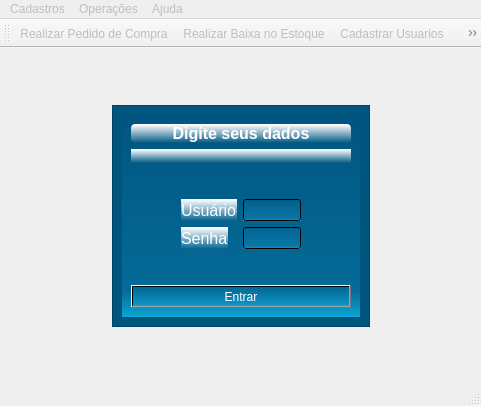
<?xml version="1.0" encoding="UTF-8"?>
<ui version="4.0">
 <class>principal</class>
 <widget class="QMainWindow" name="principal">
  <property name="geometry">
   <rect>
    <x>0</x>
    <y>0</y>
    <width>481</width>
    <height>406</height>
   </rect>
  </property>
  <property name="sizePolicy">
   <sizepolicy hsizetype="Maximum" vsizetype="Maximum">
    <horstretch>6</horstretch>
    <verstretch>0</verstretch>
   </sizepolicy>
  </property>
  <property name="minimumSize">
   <size>
    <width>100</width>
    <height>50</height>
   </size>
  </property>
  <property name="windowTitle">
   <string>Easy Estoque</string>
  </property>
  <property name="windowIcon">
   <iconset resource="img.qrc">
    <normaloff>:/newPrefix/images/logo.png</normaloff>:/newPrefix/images/logo.png</iconset>
  </property>
  <property name="styleSheet">
   <string notr="true"/>
  </property>
  <widget class="QWidget" name="centralwidget">
   <property name="maximumSize">
    <size>
     <width>700</width>
     <height>489</height>
    </size>
   </property>
   <layout class="QGridLayout" name="gridLayout_2">
    <item row="0" column="1">
     <spacer name="verticalSpacer">
      <property name="orientation">
       <enum>Qt::Vertical</enum>
      </property>
      <property name="sizeHint" stdset="0">
       <size>
        <width>20</width>
        <height>57</height>
       </size>
      </property>
     </spacer>
    </item>
    <item row="1" column="0">
     <spacer name="horizontalSpacer">
      <property name="orientation">
       <enum>Qt::Horizontal</enum>
      </property>
      <property name="sizeHint" stdset="0">
       <size>
        <width>152</width>
        <height>20</height>
       </size>
      </property>
     </spacer>
    </item>
    <item row="1" column="1">
     <widget class="QFrame" name="frame">
      <property name="styleSheet">
       <string notr="true">background-color: rgb(0, 85, 127);</string>
      </property>
      <property name="frameShape">
       <enum>QFrame::StyledPanel</enum>
      </property>
      <property name="frameShadow">
       <enum>QFrame::Raised</enum>
      </property>
      <layout class="QGridLayout" name="gridLayout">
       <item row="0" column="0">
        <widget class="QWidget" name="widget" native="true">
         <property name="font">
          <font>
           <pointsize>12</pointsize>
          </font>
         </property>
         <property name="styleSheet">
          <string notr="true">background-color: qlineargradient(spread:pad, x1:1, y1:1, x2:1, y2:0, stop:0 rgba(12, 166, 213, 255), stop:0.129032 rgba(19, 165, 218, 70), stop:1 rgba(74, 153, 255, 0));
color: rgb(255, 255, 255);</string>
         </property>
         <layout class="QVBoxLayout" name="verticalLayout">
          <item>
           <widget class="QLabel" name="label_3">
            <property name="font">
             <font>
              <pointsize>12</pointsize>
              <weight>75</weight>
              <bold>true</bold>
             </font>
            </property>
            <property name="styleSheet">
             <string notr="true">background-color: qlineargradient(spread:repeat, x1:1, y1:1, x2:1, y2:0, stop:0 rgba(255, 255, 255, 0), stop:0.973118 rgba(255, 255, 255, 1));
color: rgb(255, 255, 255);
border-radius:4px;</string>
            </property>
            <property name="text">
             <string>Digite seus dados</string>
            </property>
            <property name="alignment">
             <set>Qt::AlignCenter</set>
            </property>
           </widget>
          </item>
          <item>
           <widget class="QLabel" name="label_4">
            <property name="styleSheet">
             <string notr="true">background-color: qlineargradient(spread:repeat, x1:1, y1:1, x2:1, y2:0, stop:0 rgba(255, 255, 255, 0), stop:0.973118 rgba(255, 255, 255, 1));</string>
            </property>
            <property name="text">
             <string/>
            </property>
            <property name="pixmap">
             <pixmap resource="img.qrc">:/newPrefix/images/banner.png</pixmap>
            </property>
           </widget>
          </item>
          <item>
           <layout class="QFormLayout" name="formLayout">
            <property name="fieldGrowthPolicy">
             <enum>QFormLayout::AllNonFixedFieldsGrow</enum>
            </property>
            <property name="leftMargin">
             <number>50</number>
            </property>
            <property name="topMargin">
             <number>30</number>
            </property>
            <property name="rightMargin">
             <number>50</number>
            </property>
            <property name="bottomMargin">
             <number>30</number>
            </property>
            <item row="1" column="0">
             <widget class="QLabel" name="label">
              <property name="font">
               <font>
                <pointsize>12</pointsize>
               </font>
              </property>
              <property name="styleSheet">
               <string notr="true">background-color: qlineargradient(spread:repeat, x1:1, y1:1, x2:1, y2:0, stop:0 rgba(255, 255, 255, 0), stop:0.973118 rgba(255, 255, 255, 1));</string>
              </property>
              <property name="text">
               <string>Usuário</string>
              </property>
             </widget>
            </item>
            <item row="1" column="1">
             <widget class="QLineEdit" name="EditUser">
              <property name="styleSheet">
               <string notr="true">color: rgb(0, 0, 0);</string>
              </property>
             </widget>
            </item>
            <item row="2" column="0">
             <widget class="QLabel" name="label_2">
              <property name="font">
               <font>
                <pointsize>12</pointsize>
               </font>
              </property>
              <property name="styleSheet">
               <string notr="true">background-color: qlineargradient(spread:repeat, x1:1, y1:1, x2:1, y2:0, stop:0 rgba(255, 255, 255, 0), stop:0.973118 rgba(255, 255, 255, 1));</string>
              </property>
              <property name="text">
               <string>Senha</string>
              </property>
             </widget>
            </item>
            <item row="2" column="1">
             <widget class="QLineEdit" name="EditSenha">
              <property name="styleSheet">
               <string notr="true">color: rgb(0, 0, 0);</string>
              </property>
              <property name="echoMode">
               <enum>QLineEdit::Password</enum>
              </property>
             </widget>
            </item>
           </layout>
          </item>
          <item>
           <widget class="QPushButton" name="btEntrar">
            <property name="focusPolicy">
             <enum>Qt::StrongFocus</enum>
            </property>
            <property name="text">
             <string>Entrar</string>
            </property>
           </widget>
          </item>
         </layout>
        </widget>
       </item>
      </layout>
     </widget>
    </item>
    <item row="1" column="2">
     <spacer name="horizontalSpacer_2">
      <property name="orientation">
       <enum>Qt::Horizontal</enum>
      </property>
      <property name="sizeHint" stdset="0">
       <size>
        <width>151</width>
        <height>20</height>
       </size>
      </property>
     </spacer>
    </item>
    <item row="2" column="1">
     <spacer name="verticalSpacer_2">
      <property name="orientation">
       <enum>Qt::Vertical</enum>
      </property>
      <property name="sizeHint" stdset="0">
       <size>
        <width>20</width>
        <height>56</height>
       </size>
      </property>
     </spacer>
    </item>
   </layout>
  </widget>
  <widget class="QMenuBar" name="menubar">
   <property name="enabled">
    <bool>false</bool>
   </property>
   <property name="geometry">
    <rect>
     <x>0</x>
     <y>0</y>
     <width>481</width>
     <height>25</height>
    </rect>
   </property>
   <property name="styleSheet">
    <string notr="true"/>
   </property>
   <widget class="QMenu" name="menuCadastros">
    <property name="title">
     <string>Cadastros</string>
    </property>
    <addaction name="actionCadastrar_Equipamentos"/>
    <addaction name="actionCadastrar_Tecnicos"/>
    <addaction name="actionCadastrar_Usuarios"/>
    <addaction name="actionCadastrar_Departamentos"/>
    <addaction name="actionCadastrar_SubDepartamentos"/>
   </widget>
   <widget class="QMenu" name="menuPedidos">
    <property name="title">
     <string>Operações</string>
    </property>
    <addaction name="actionRealizar_Pedido_de_Compra"/>
    <addaction name="actionRealizar_Baixa_no_Estoque"/>
   </widget>
   <widget class="QMenu" name="menuAjuda">
    <property name="title">
     <string>Ajuda</string>
    </property>
    <addaction name="separator"/>
    <addaction name="actionDocumenta_o"/>
    <addaction name="actionAjuda_Programa"/>
    <addaction name="separator"/>
    <addaction name="actionSobre"/>
   </widget>
   <addaction name="menuCadastros"/>
   <addaction name="menuPedidos"/>
   <addaction name="menuAjuda"/>
  </widget>
  <widget class="QStatusBar" name="statusbar"/>
  <widget class="QToolBar" name="toolBar">
   <property name="enabled">
    <bool>false</bool>
   </property>
   <property name="windowTitle">
    <string>toolBar</string>
   </property>
   <property name="iconSize">
    <size>
     <width>32</width>
     <height>32</height>
    </size>
   </property>
   <property name="floatable">
    <bool>true</bool>
   </property>
   <attribute name="toolBarArea">
    <enum>TopToolBarArea</enum>
   </attribute>
   <attribute name="toolBarBreak">
    <bool>false</bool>
   </attribute>
   <addaction name="actionRealizar_Pedido_de_Compra"/>
   <addaction name="actionRealizar_Baixa_no_Estoque"/>
   <addaction name="actionCadastrar_Usuarios"/>
   <addaction name="actionCadastrar_Tecnicos"/>
   <addaction name="actionCadastrar_Equipamentos"/>
   <addaction name="actionCadastrar_Departamentos"/>
   <addaction name="actionCadastrar_SubDepartamentos"/>
   <addaction name="separator"/>
   <addaction name="actionSair"/>
  </widget>
  <action name="actionCadastrar_Usuarios">
   <property name="checkable">
    <bool>false</bool>
   </property>
   <property name="enabled">
    <bool>true</bool>
   </property>
   <property name="icon">
    <iconset resource="img.qrc">
     <normaloff>:/newPrefix/images/User-icon.png</normaloff>:/newPrefix/images/User-icon.png</iconset>
   </property>
   <property name="text">
    <string>Cadastrar Usuarios</string>
   </property>
   <property name="visible">
    <bool>true</bool>
   </property>
   <property name="iconVisibleInMenu">
    <bool>true</bool>
   </property>
  </action>
  <action name="actionCadastrar_Tecnicos">
   <property name="icon">
    <iconset resource="img.qrc">
     <normaloff>:/newPrefix/images/technical.png</normaloff>:/newPrefix/images/technical.png</iconset>
   </property>
   <property name="text">
    <string>Cadastrar Tecnicos</string>
   </property>
   <property name="toolTip">
    <string>Cadastrar Tecnicos</string>
   </property>
   <property name="iconVisibleInMenu">
    <bool>true</bool>
   </property>
  </action>
  <action name="actionCadastrar_Equipamentos">
   <property name="icon">
    <iconset resource="img.qrc">
     <normaloff>:/newPrefix/images/HP-Mouse.png</normaloff>:/newPrefix/images/HP-Mouse.png</iconset>
   </property>
   <property name="text">
    <string>Cadastrar Equipamentos</string>
   </property>
   <property name="toolTip">
    <string>Cadastrar Equipamentos</string>
   </property>
   <property name="iconVisibleInMenu">
    <bool>true</bool>
   </property>
  </action>
  <action name="actionCadastrar_Departamentos">
   <property name="icon">
    <iconset resource="img.qrc">
     <normaloff>:/newPrefix/images/departamento.png</normaloff>:/newPrefix/images/departamento.png</iconset>
   </property>
   <property name="text">
    <string>Cadastrar Departamentos</string>
   </property>
   <property name="toolTip">
    <string>Cadastrar Departamentos</string>
   </property>
   <property name="iconVisibleInMenu">
    <bool>true</bool>
   </property>
  </action>
  <action name="actionCadastrar_SubDepartamentos">
   <property name="icon">
    <iconset resource="img.qrc">
     <normaloff>:/newPrefix/images/subdepartamento.png</normaloff>:/newPrefix/images/subdepartamento.png</iconset>
   </property>
   <property name="text">
    <string>Cadastrar SubDepartamentos</string>
   </property>
   <property name="iconVisibleInMenu">
    <bool>true</bool>
   </property>
  </action>
  <action name="actionRealizar_Pedido_de_Compra">
   <property name="icon">
    <iconset resource="img.qrc">
     <normaloff>:/newPrefix/images/pedidodecompra.png</normaloff>:/newPrefix/images/pedidodecompra.png</iconset>
   </property>
   <property name="text">
    <string>Realizar Pedido de Compra</string>
   </property>
   <property name="iconVisibleInMenu">
    <bool>true</bool>
   </property>
  </action>
  <action name="actionRealizar_Baixa_no_Estoque">
   <property name="icon">
    <iconset resource="img.qrc">
     <normaloff>:/newPrefix/images/baixaestoque.png</normaloff>:/newPrefix/images/baixaestoque.png</iconset>
   </property>
   <property name="text">
    <string>Realizar Baixa no Estoque</string>
   </property>
   <property name="toolTip">
    <string>Realizar Baixa no Estoque</string>
   </property>
   <property name="iconVisibleInMenu">
    <bool>true</bool>
   </property>
  </action>
  <action name="actionDocumenta_o">
   <property name="icon">
    <iconset resource="img.qrc">
     <normaloff>:/newPrefix/images/Book-01.png</normaloff>:/newPrefix/images/Book-01.png</iconset>
   </property>
   <property name="text">
    <string>Documentação</string>
   </property>
   <property name="iconVisibleInMenu">
    <bool>true</bool>
   </property>
  </action>
  <action name="actionSobre">
   <property name="icon">
    <iconset resource="img.qrc">
     <normaloff>:/newPrefix/images/Info.png</normaloff>:/newPrefix/images/Info.png</iconset>
   </property>
   <property name="text">
    <string>Sobre</string>
   </property>
   <property name="iconVisibleInMenu">
    <bool>true</bool>
   </property>
  </action>
  <action name="actionAjuda_Programa">
   <property name="icon">
    <iconset resource="img.qrc">
     <normaloff>:/newPrefix/images/help.png</normaloff>:/newPrefix/images/help.png</iconset>
   </property>
   <property name="text">
    <string>Ajuda Easy Estoque</string>
   </property>
   <property name="toolTip">
    <string>Ajuda Easy Estoque</string>
   </property>
   <property name="iconVisibleInMenu">
    <bool>true</bool>
   </property>
  </action>
  <action name="actionSair">
   <property name="icon">
    <iconset resource="img.qrc">
     <normaloff>:/newPrefix/images/exit.png</normaloff>:/newPrefix/images/exit.png</iconset>
   </property>
   <property name="text">
    <string>Sair</string>
   </property>
  </action>
  <action name="actionSair2">
   <property name="icon">
    <iconset resource="img.qrc">
     <normaloff>:/newPrefix/images/button_cancel2.png</normaloff>:/newPrefix/images/button_cancel2.png</iconset>
   </property>
   <property name="text">
    <string>Sair2</string>
   </property>
  </action>
 </widget>
 <resources>
  <include location="img.qrc"/>
 </resources>
 <connections/>
</ui>
